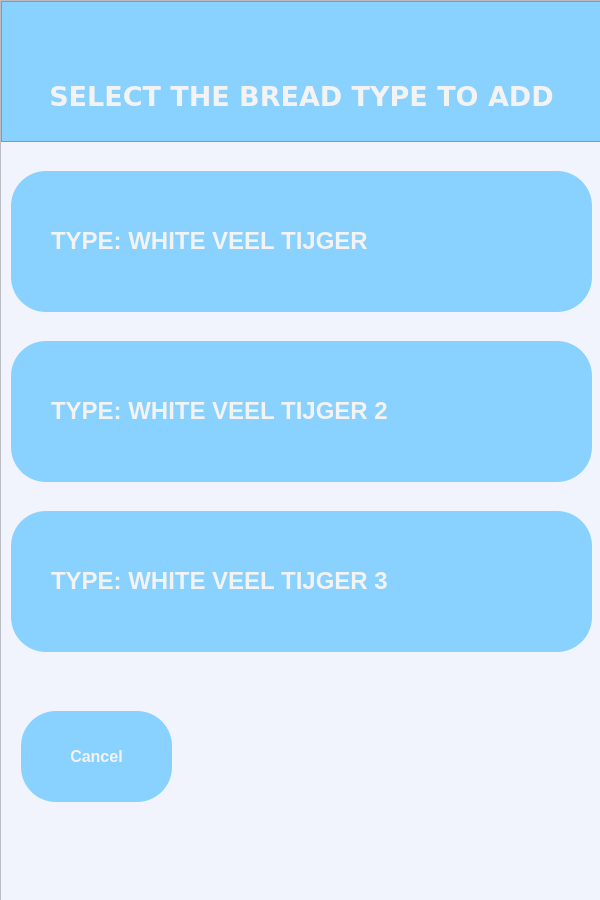
<?xml version="1.0" encoding="UTF-8"?>
<ui version="4.0">
 <class>MainWindow</class>
 <widget class="QMainWindow" name="MainWindow">
  <property name="geometry">
   <rect>
    <x>0</x>
    <y>0</y>
    <width>600</width>
    <height>900</height>
   </rect>
  </property>
  <property name="minimumSize">
   <size>
    <width>600</width>
    <height>900</height>
   </size>
  </property>
  <property name="maximumSize">
   <size>
    <width>600</width>
    <height>900</height>
   </size>
  </property>
  <property name="tabletTracking">
   <bool>true</bool>
  </property>
  <property name="windowTitle">
   <string>MainWindow</string>
  </property>
  <property name="autoFillBackground">
   <bool>false</bool>
  </property>
  <property name="styleSheet">
   <string notr="true">background-color: rgb(241, 244, 253);</string>
  </property>
  <widget class="QWidget" name="centralwidget">
   <widget class="QScrollArea" name="scrollArea">
    <property name="geometry">
     <rect>
      <x>0</x>
      <y>0</y>
      <width>801</width>
      <height>961</height>
     </rect>
    </property>
    <property name="horizontalScrollBarPolicy">
     <enum>Qt::ScrollBarAlwaysOff</enum>
    </property>
    <property name="widgetResizable">
     <bool>true</bool>
    </property>
    <widget class="QWidget" name="scrollAreaWidgetContents">
     <property name="geometry">
      <rect>
       <x>0</x>
       <y>0</y>
       <width>799</width>
       <height>959</height>
      </rect>
     </property>
     <widget class="QFrame" name="frame_2">
      <property name="geometry">
       <rect>
        <x>10</x>
        <y>170</y>
        <width>581</width>
        <height>141</height>
       </rect>
      </property>
      <property name="sizePolicy">
       <sizepolicy hsizetype="MinimumExpanding" vsizetype="Preferred">
        <horstretch>0</horstretch>
        <verstretch>0</verstretch>
       </sizepolicy>
      </property>
      <property name="styleSheet">
       <string notr="true">background-color: rgb(137, 209, 255);
border-top-left-radius :35px;
border-top-right-radius :35px;
border-bottom-left-radius :35px;
border-bottom-right-radius :35px;


box-shadow: 0px -2px 2px rgba(255,255,255,0.6);
</string>
      </property>
      <property name="frameShape">
       <enum>QFrame::StyledPanel</enum>
      </property>
      <property name="frameShadow">
       <enum>QFrame::Raised</enum>
      </property>
      <widget class="QGraphicsView" name="bread_image_3">
       <property name="geometry">
        <rect>
         <x>40</x>
         <y>20</y>
         <width>111</width>
         <height>101</height>
        </rect>
       </property>
      </widget>
      <widget class="QLabel" name="bread_type_3">
       <property name="geometry">
        <rect>
         <x>40</x>
         <y>20</y>
         <width>481</width>
         <height>101</height>
        </rect>
       </property>
       <property name="font">
        <font>
         <family>System-ui</family>
         <pointsize>18</pointsize>
         <weight>75</weight>
         <bold>true</bold>
        </font>
       </property>
       <property name="styleSheet">
        <string notr="true">color: rgb(243, 243, 243);
</string>
       </property>
       <property name="text">
        <string>TYPE: WHITE VEEL TIJGER</string>
       </property>
       <property name="textFormat">
        <enum>Qt::RichText</enum>
       </property>
       <property name="scaledContents">
        <bool>false</bool>
       </property>
      </widget>
     </widget>
     <widget class="QFrame" name="frame_3">
      <property name="geometry">
       <rect>
        <x>0</x>
        <y>0</y>
        <width>611</width>
        <height>141</height>
       </rect>
      </property>
      <property name="styleSheet">
       <string notr="true">background-color: rgb(137, 209, 255);</string>
      </property>
      <property name="frameShape">
       <enum>QFrame::StyledPanel</enum>
      </property>
      <property name="frameShadow">
       <enum>QFrame::Raised</enum>
      </property>
      <widget class="QLabel" name="label_9">
       <property name="geometry">
        <rect>
         <x>10</x>
         <y>70</y>
         <width>581</width>
         <height>51</height>
        </rect>
       </property>
       <property name="font">
        <font>
         <family>DejaVu Sans</family>
         <pointsize>20</pointsize>
         <weight>75</weight>
         <italic>false</italic>
         <bold>true</bold>
        </font>
       </property>
       <property name="styleSheet">
        <string notr="true">
color: rgb(243, 243, 243);
</string>
       </property>
       <property name="text">
        <string>SELECT THE BREAD TYPE TO ADD</string>
       </property>
       <property name="textFormat">
        <enum>Qt::RichText</enum>
       </property>
       <property name="alignment">
        <set>Qt::AlignCenter</set>
       </property>
      </widget>
      <widget class="QLabel" name="label_10">
       <property name="geometry">
        <rect>
         <x>10</x>
         <y>20</y>
         <width>41</width>
         <height>41</height>
        </rect>
       </property>
       <property name="whatsThis">
        <string>&lt;html&gt;&lt;head/&gt;&lt;body&gt;&lt;p&gt;&lt;br/&gt;&lt;/p&gt;&lt;/body&gt;&lt;/html&gt;</string>
       </property>
       <property name="text">
        <string/>
       </property>
       <property name="textFormat">
        <enum>Qt::RichText</enum>
       </property>
       <property name="pixmap">
        <pixmap resource="Test.qrc">:/newPrefix/power.png</pixmap>
       </property>
       <property name="scaledContents">
        <bool>true</bool>
       </property>
      </widget>
     </widget>
     <widget class="QFrame" name="frame_6">
      <property name="geometry">
       <rect>
        <x>20</x>
        <y>710</y>
        <width>151</width>
        <height>91</height>
       </rect>
      </property>
      <property name="sizePolicy">
       <sizepolicy hsizetype="MinimumExpanding" vsizetype="Preferred">
        <horstretch>0</horstretch>
        <verstretch>0</verstretch>
       </sizepolicy>
      </property>
      <property name="styleSheet">
       <string notr="true">background-color: rgb(137, 209, 255);
border-top-left-radius :35px;
border-top-right-radius :35px;
border-bottom-left-radius :35px;
border-bottom-right-radius :35px;


box-shadow: 0px -2px 2px rgba(255,255,255,0.6);
</string>
      </property>
      <property name="frameShape">
       <enum>QFrame::StyledPanel</enum>
      </property>
      <property name="frameShadow">
       <enum>QFrame::Raised</enum>
      </property>
      <widget class="QLabel" name="bread_type_6">
       <property name="geometry">
        <rect>
         <x>20</x>
         <y>10</y>
         <width>111</width>
         <height>71</height>
        </rect>
       </property>
       <property name="font">
        <font>
         <family>System-ui</family>
         <pointsize>12</pointsize>
         <weight>75</weight>
         <bold>true</bold>
        </font>
       </property>
       <property name="styleSheet">
        <string notr="true">color: rgb(243, 243, 243);
</string>
       </property>
       <property name="text">
        <string>Cancel</string>
       </property>
       <property name="textFormat">
        <enum>Qt::RichText</enum>
       </property>
       <property name="scaledContents">
        <bool>false</bool>
       </property>
       <property name="alignment">
        <set>Qt::AlignCenter</set>
       </property>
      </widget>
     </widget>
     <widget class="QFrame" name="frame_4">
      <property name="geometry">
       <rect>
        <x>10</x>
        <y>340</y>
        <width>581</width>
        <height>141</height>
       </rect>
      </property>
      <property name="sizePolicy">
       <sizepolicy hsizetype="MinimumExpanding" vsizetype="Preferred">
        <horstretch>0</horstretch>
        <verstretch>0</verstretch>
       </sizepolicy>
      </property>
      <property name="styleSheet">
       <string notr="true">background-color: rgb(137, 209, 255);
border-top-left-radius :35px;
border-top-right-radius :35px;
border-bottom-left-radius :35px;
border-bottom-right-radius :35px;


box-shadow: 0px -2px 2px rgba(255,255,255,0.6);
</string>
      </property>
      <property name="frameShape">
       <enum>QFrame::StyledPanel</enum>
      </property>
      <property name="frameShadow">
       <enum>QFrame::Raised</enum>
      </property>
      <widget class="QGraphicsView" name="bread_image_4">
       <property name="geometry">
        <rect>
         <x>40</x>
         <y>20</y>
         <width>111</width>
         <height>101</height>
        </rect>
       </property>
      </widget>
      <widget class="QLabel" name="bread_type_4">
       <property name="geometry">
        <rect>
         <x>40</x>
         <y>20</y>
         <width>481</width>
         <height>101</height>
        </rect>
       </property>
       <property name="font">
        <font>
         <family>System-ui</family>
         <pointsize>18</pointsize>
         <weight>75</weight>
         <bold>true</bold>
        </font>
       </property>
       <property name="styleSheet">
        <string notr="true">color: rgb(243, 243, 243);
</string>
       </property>
       <property name="text">
        <string>TYPE: WHITE VEEL TIJGER 2</string>
       </property>
       <property name="textFormat">
        <enum>Qt::RichText</enum>
       </property>
       <property name="scaledContents">
        <bool>false</bool>
       </property>
      </widget>
     </widget>
     <widget class="QFrame" name="frame_5">
      <property name="geometry">
       <rect>
        <x>10</x>
        <y>510</y>
        <width>581</width>
        <height>141</height>
       </rect>
      </property>
      <property name="sizePolicy">
       <sizepolicy hsizetype="MinimumExpanding" vsizetype="Preferred">
        <horstretch>0</horstretch>
        <verstretch>0</verstretch>
       </sizepolicy>
      </property>
      <property name="styleSheet">
       <string notr="true">background-color: rgb(137, 209, 255);
border-top-left-radius :35px;
border-top-right-radius :35px;
border-bottom-left-radius :35px;
border-bottom-right-radius :35px;


box-shadow: 0px -2px 2px rgba(255,255,255,0.6);
</string>
      </property>
      <property name="frameShape">
       <enum>QFrame::StyledPanel</enum>
      </property>
      <property name="frameShadow">
       <enum>QFrame::Raised</enum>
      </property>
      <widget class="QGraphicsView" name="bread_image_5">
       <property name="geometry">
        <rect>
         <x>40</x>
         <y>20</y>
         <width>111</width>
         <height>101</height>
        </rect>
       </property>
      </widget>
      <widget class="QLabel" name="bread_type_5">
       <property name="geometry">
        <rect>
         <x>40</x>
         <y>20</y>
         <width>481</width>
         <height>101</height>
        </rect>
       </property>
       <property name="font">
        <font>
         <family>System-ui</family>
         <pointsize>18</pointsize>
         <weight>75</weight>
         <bold>true</bold>
        </font>
       </property>
       <property name="styleSheet">
        <string notr="true">color: rgb(243, 243, 243);
</string>
       </property>
       <property name="text">
        <string>TYPE: WHITE VEEL TIJGER 3</string>
       </property>
       <property name="textFormat">
        <enum>Qt::RichText</enum>
       </property>
       <property name="scaledContents">
        <bool>false</bool>
       </property>
      </widget>
     </widget>
    </widget>
   </widget>
  </widget>
 </widget>
 <resources>
  <include location="Test.qrc"/>
 </resources>
 <connections/>
</ui>
